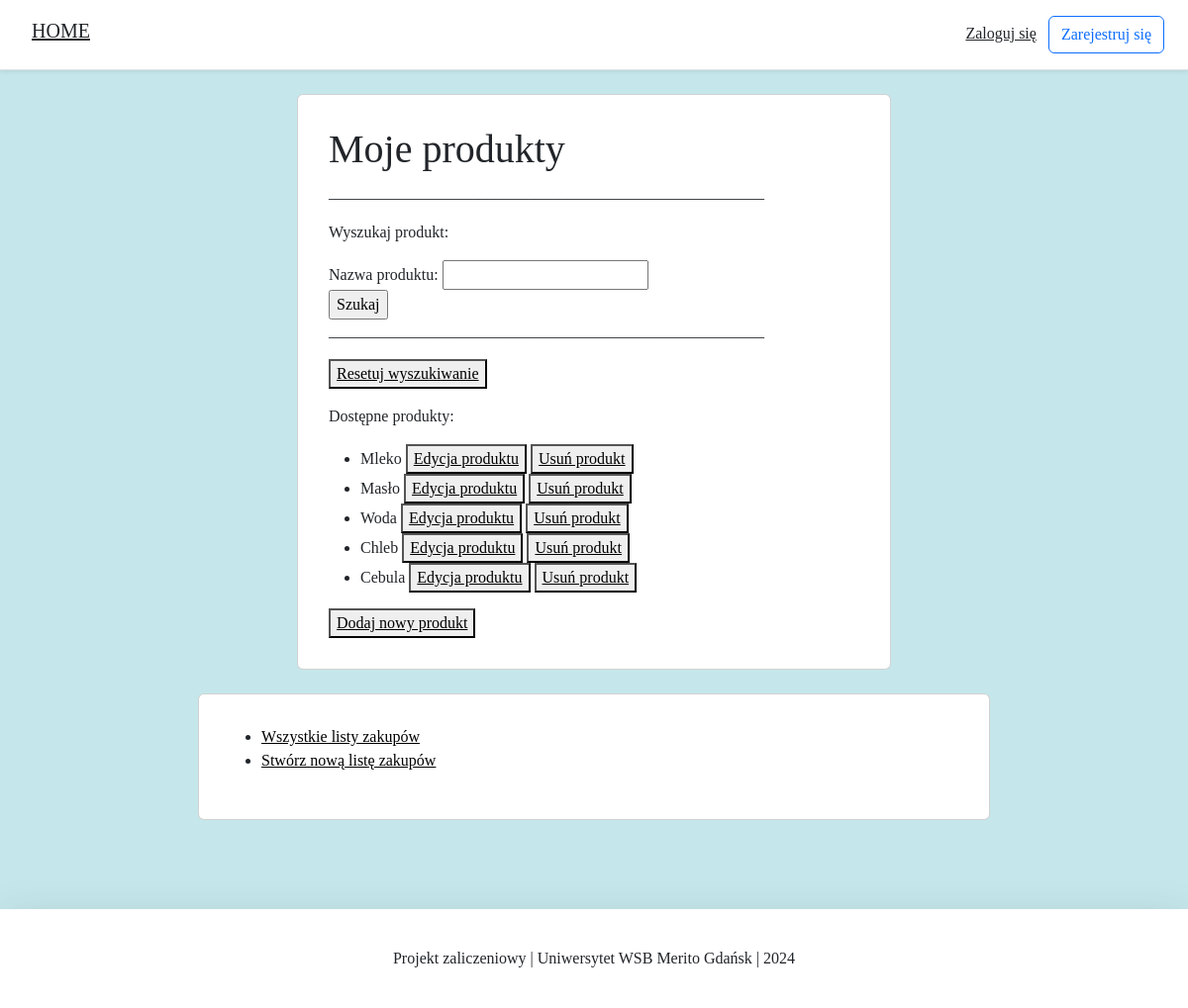
Before: /products/ with the older database file.
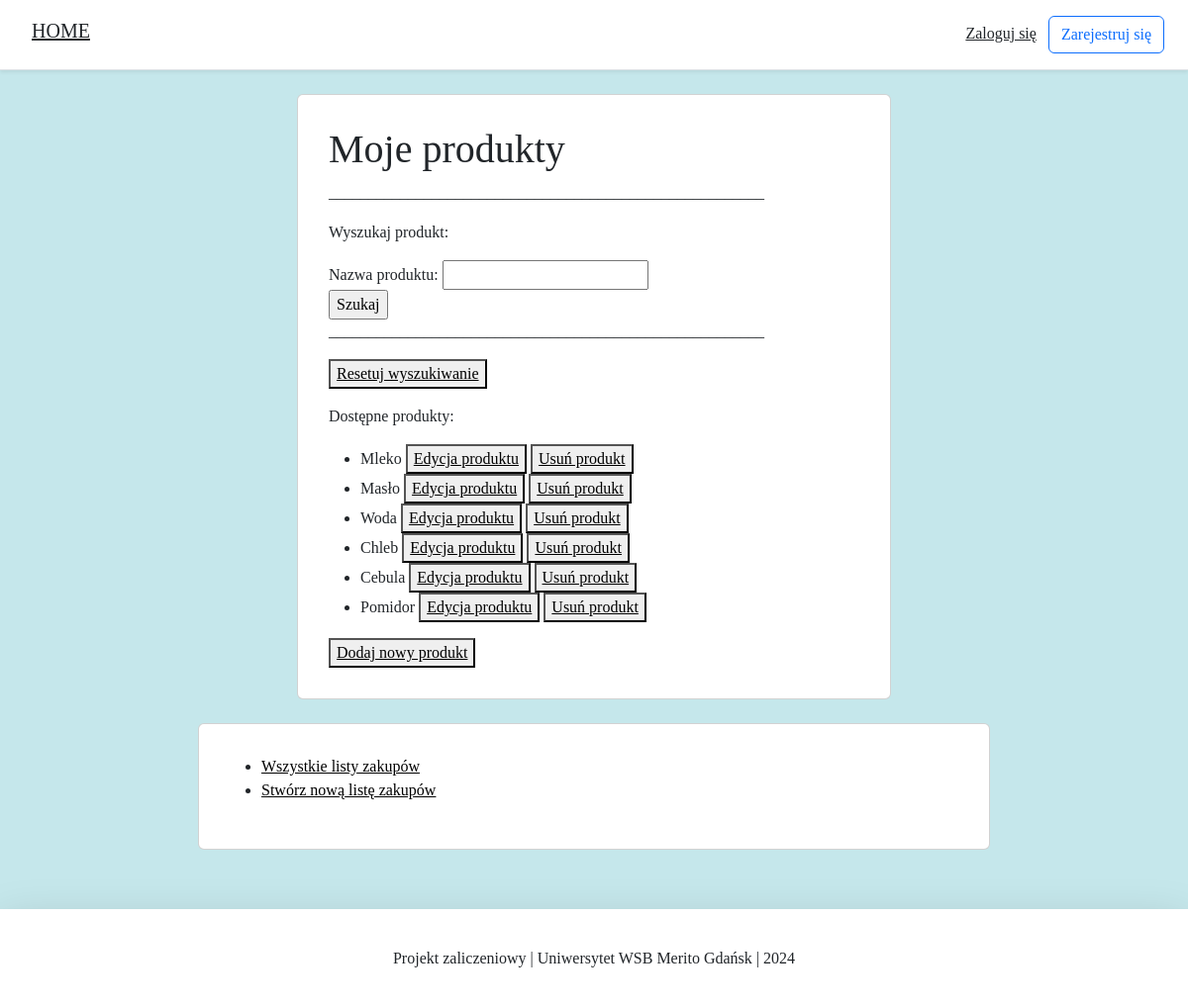
After: the same page with the newer database file.
### products/models.py (models this page shows, shortened)
class Products(models.Model):
    product_name = models.CharField(max_length=30, verbose_name="Nazwa produktu")
    class Meta:
        verbose_name_plural = "Produkty"

### products/views.py (the view, shortened to what this page needs)
# urls.py: path('products/', ProductsListView.as_view(), name='products'),
class ProductsListView(ListView):
    model = Products
    template_name = 'all_products.html'
    context_object_name = 'my_products'
    def get_queryset(self):
        return Products.objects.all()
    def get_context_data(self, **kwargs):
        context = super(ProductsListView, self).get_context_data(**kwargs)
        context["form"] = ProductsForm(self.request.POST or None)
        return context

### products/forms.py
class ProductsForm(forms.ModelForm):
    class Meta:
        model = Products
        fields = ('product_name', )

### products/templates/all_products.html (shortened to what this page needs)
{% extends 'base.html' %}
{% load static %}
{% block content %}
<body>
<div class="container">
    <div class="row justify-content-center">
        <div class="card card-signin">
            <div class="card-body">
                <h1>Moje produkty</h1>
                <p>_______________________________________________________</p>
                <p>Wyszukaj produkt: </p>
                <form action="{% url 'products' %}" method="POST">
                    {% for field in form %}
                        <div class="fieldWrapper">
                            {{ field.label_tag }} {{ field }}
                        </div>
                    {% endfor %}
                    <input type="submit" value="Szukaj">
                <p>_______________________________________________________</p>
                </form>
                <button><a href="{% url 'products' %}">Resetuj wyszukiwanie</a></button>
                <p>Dostępne produkty:</p>
                <ul>
                    {% for x in my_products %}
                        <li>{{ x.product_name }}
                        <button><a href="{% url 'product_change' x.id %}">Edycja produktu</a></button>
                        <button><a href="{% url 'product_delete' x.id %}">Usuń produkt</a></button></li>
                    {% endfor %}
                </ul>
                <button><a href="{% url 'product_create' %}">Dodaj nowy produkt</a></button>
            </div>
        </div>
    </div>
</div>
<div class="container mt-4">
    <div class="row justify-content-center">
        <div class="card card-navigate">
            <div class="card-body">
                <ul>
                    <li><a href="{% url 'shopping_list' %}">Wszystkie listy zakupów</a></li>
                    <li><a href="{% url 'create' %}">Stwórz nową listę zakupów</a></li>
                </ul>
            </div>
        </div>
    </div>
</div>
</body>
{% endblock content %}

Changed rows visible on the page:
added Products: product_name "Pomidor"
